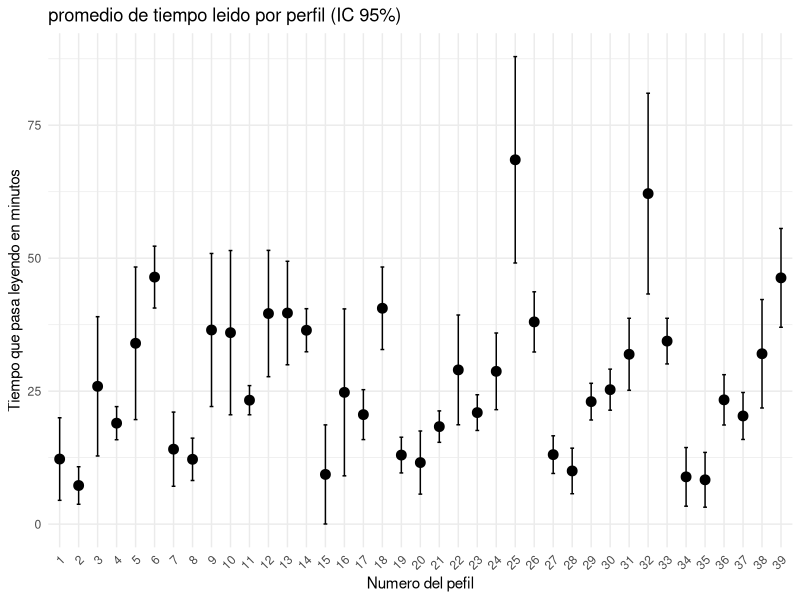

The R source for this figure: (Note: this script raises an error after producing the figure.)
## ---- chunk 1
library(tidyverse)
library(here)
library(car)

ata=read.csv("variables_perfiles_selecionados.csv")
## ---- chunk 2
perfil<- ata %>%
  group_by(sexo,entidad,nivel_segmentado,cond_act_segmentado) %>%
  summarise(
    n=n(),
    media=mean(p26,na.rm=TRUE),
    sd=sd(p26,na.rm = TRUE),
    se= sd/sqrt(n),
    t_crit= qt(0.975,df=n-1),
    lim_inf= media-t_crit*se,
    lim_sup= media+t_crit*se,
    .groups='drop'
  ) %>%
  mutate(perfil_id=row_number())
  

ggplot(perfil,aes(x=factor(perfil_id), y=media))+
  geom_point(size=3, color="black")+
  geom_errorbar(aes(ymin=lim_inf,ymax=lim_sup),width=0.2,color="black")+
  labs(
    title="promedio de tiempo leido por perfil (IC 95%)",
    x="Numero del pefil",
    y="Tiempo que pasa leyendo en minutos"
  )+ 
  theme_minimal()+  theme(axis.text.x = element_text(angle = 45, hjust = 1))

ata <- ata %>%
  group_by(sexo, entidad, nivel_segmentado, cond_act_segmentado) %>%
  mutate(perfil_id = cur_group_id()) %>%  # crea un ID numérico por grupo
  ungroup()

leveneTest
shapiro.test(annova$residuals)
kruskal.test(p26 ~ as.factor(perfil_id), data = ata)



#shapiro.test()
